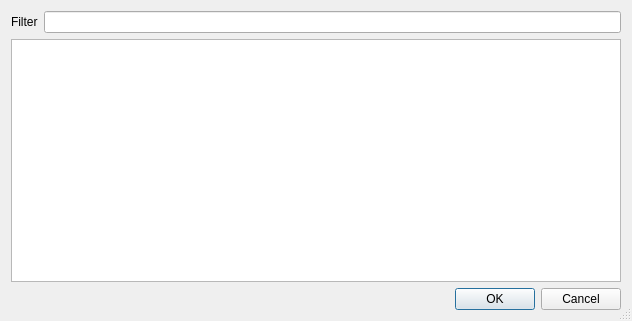
<?xml version="1.0" encoding="UTF-8"?>
<ui version="4.0">
 <author>Evan Teran</author>
 <class>DialogMemoryRegions</class>
 <widget class="QDialog" name="DialogMemoryRegions">
  <property name="geometry">
   <rect>
    <x>0</x>
    <y>0</y>
    <width>632</width>
    <height>321</height>
   </rect>
  </property>
  <property name="windowTitle">
   <string>Memory Regions</string>
  </property>
  <property name="sizeGripEnabled">
   <bool>true</bool>
  </property>
  <layout class="QGridLayout" name="gridLayout">
   <item row="0" column="0">
    <widget class="QLabel" name="label">
     <property name="text">
      <string>Filter</string>
     </property>
    </widget>
   </item>
   <item row="0" column="1">
    <widget class="LineEdit" name="filter"/>
   </item>
   <item row="1" column="0" colspan="2">
    <widget class="QTableView" name="regions_table">
     <property name="font">
      <font>
       <family>Monospace</family>
      </font>
     </property>
     <property name="contextMenuPolicy">
      <enum>Qt::CustomContextMenu</enum>
     </property>
     <property name="editTriggers">
      <set>QAbstractItemView::NoEditTriggers</set>
     </property>
     <property name="alternatingRowColors">
      <bool>true</bool>
     </property>
     <property name="selectionMode">
      <enum>QAbstractItemView::SingleSelection</enum>
     </property>
     <property name="selectionBehavior">
      <enum>QAbstractItemView::SelectRows</enum>
     </property>
     <property name="sortingEnabled">
      <bool>true</bool>
     </property>
     <attribute name="horizontalHeaderStretchLastSection">
      <bool>true</bool>
     </attribute>
    </widget>
   </item>
   <item row="2" column="0" colspan="2">
    <widget class="QDialogButtonBox" name="button_box">
     <property name="orientation">
      <enum>Qt::Horizontal</enum>
     </property>
     <property name="standardButtons">
      <set>QDialogButtonBox::Cancel|QDialogButtonBox::Ok</set>
     </property>
    </widget>
   </item>
  </layout>
 </widget>
 <customwidgets>
  <customwidget>
   <class>LineEdit</class>
   <extends>QLineEdit</extends>
   <header location="global">LineEdit.h</header>
  </customwidget>
 </customwidgets>
 <tabstops>
  <tabstop>filter</tabstop>
  <tabstop>regions_table</tabstop>
 </tabstops>
 <resources/>
 <connections>
  <connection>
   <sender>button_box</sender>
   <signal>accepted()</signal>
   <receiver>DialogMemoryRegions</receiver>
   <slot>accept()</slot>
   <hints>
    <hint type="sourcelabel">
     <x>502</x>
     <y>299</y>
    </hint>
    <hint type="destinationlabel">
     <x>436</x>
     <y>279</y>
    </hint>
   </hints>
  </connection>
  <connection>
   <sender>button_box</sender>
   <signal>rejected()</signal>
   <receiver>DialogMemoryRegions</receiver>
   <slot>reject()</slot>
   <hints>
    <hint type="sourcelabel">
     <x>581</x>
     <y>300</y>
    </hint>
    <hint type="destinationlabel">
     <x>546</x>
     <y>280</y>
    </hint>
   </hints>
  </connection>
  <connection>
   <sender>regions_table</sender>
   <signal>doubleClicked(QModelIndex)</signal>
   <receiver>DialogMemoryRegions</receiver>
   <slot>accept()</slot>
   <hints>
    <hint type="sourcelabel">
     <x>171</x>
     <y>211</y>
    </hint>
    <hint type="destinationlabel">
     <x>15</x>
     <y>279</y>
    </hint>
   </hints>
  </connection>
 </connections>
</ui>
